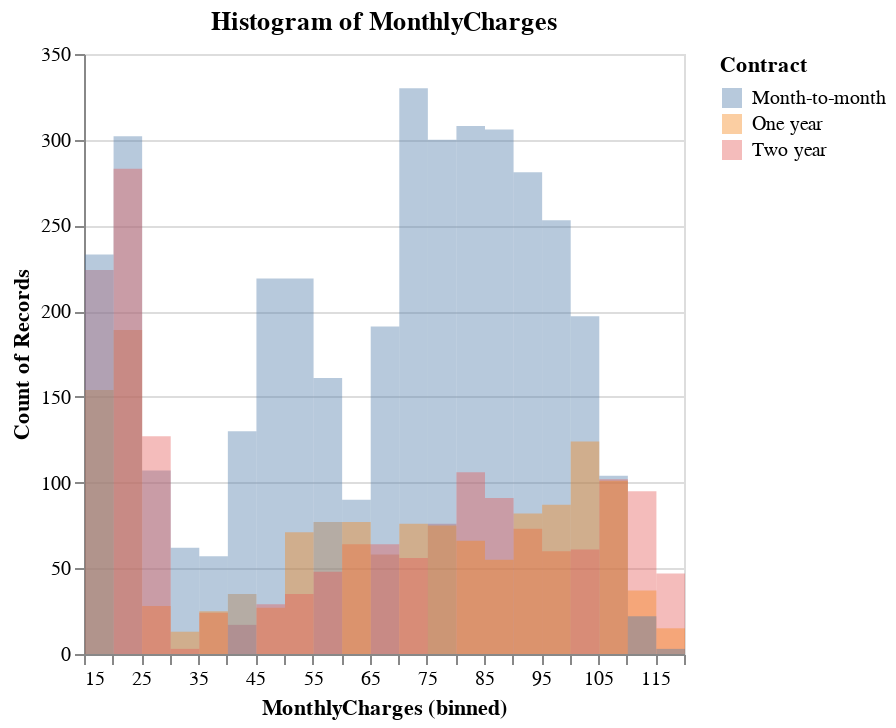

The cell this chart's notebook holds for it:
### Markdown cell above
- Different contract types do show different distributions of tenure.
- The tenure of monthly contract is short; otherwise, it's relatively high in two-year contract.

### Code cell
chart = (
    alt.Chart(df)
    .mark_bar(
        opacity=0.4,
        binSpacing=0,
    )
    .encode(
        alt.X("MonthlyCharges:Q").bin(maxbins=50),
        alt.Y("count()").stack(None),
        alt.Color("Contract:N"),
    )
    .properties(
        title="Histogram of MonthlyCharges",
    )
)

# chart.save(f"imgs/Histogram_of_MonthlyCharges.png", ppi=200)
chart.display()

### Figure 1 — Vega specification as saved in the notebook (floating-point values rounded to 4 significant figures)
{"$schema": "https://vega.github.io/schema/vega/v5.json", "data": [{"name": "source_0", "values": [{"Contract": "Month-to-month", "__count": 107, "bin_maxbins_50_MonthlyCharges": 25.0, "bin_maxbins_50_MonthlyCharges_end": 30.0}, {"Contract": "One year", "__count": 77, "bin_maxbins_50_MonthlyCharges": 55.0, "bin_maxbins_50_MonthlyCharges_end": 60.0}, {"Contract": "Month-to-month", "__count": 219, "bin_maxbins_50_MonthlyCharges": 50.0, "bin_maxbins_50_MonthlyCharges_end": 55.0}, {"Contract": "One year", "__count": 35, "bin_maxbins_50_MonthlyCharges": 40.0, "bin_maxbins_50_MonthlyCharges_end": 45.0}, {"Contract": "Month-to-month", "__count": 330, "bin_maxbins_50_MonthlyCharges": 70.0, "bin_maxbins_50_MonthlyCharges_end": 75.0}, {"Contract": "Month-to-month", "__count": 253, "bin_maxbins_50_MonthlyCharges": 95.0, "bin_maxbins_50_MonthlyCharges_end": 100.0}, {"Contract": "Month-to-month", "__count": 306, "bin_maxbins_50_MonthlyCharges": 85.0, "bin_maxbins_50_MonthlyCharges_end": 90.0}, {"Contract": "Month-to-month", "__count": 197, "bin_maxbins_50_MonthlyCharges": 100.0, "bin_maxbins_50_MonthlyCharges_end": 105.0}, {"Contract": "Month-to-month", "__count": 219, "bin_maxbins_50_MonthlyCharges": 45.0, "bin_maxbins_50_MonthlyCharges_end": 50.0}, {"Contract": "Two year", "__count": 224, "bin_maxbins_50_MonthlyCharges": 15.0, "bin_maxbins_50_MonthlyCharges_end": 20.0}, {"Contract": "One year", "__count": 124, "bin_maxbins_50_MonthlyCharges": 100.0, "bin_maxbins_50_MonthlyCharges_end": 105.0}, {"Contract": "Month-to-month", "__count": 104, "bin_maxbins_50_MonthlyCharges": 105.0, "bin_maxbins_50_MonthlyCharges_end": 110.0}, {"Contract": "Two year", "__count": 95, "bin_maxbins_50_MonthlyCharges": 110.0, "bin_maxbins_50_MonthlyCharges_end": 115.0}, {"Contract": "One year", "__count": 189, "bin_maxbins_50_MonthlyCharges": 20.0, "bin_maxbins_50_MonthlyCharges_end": 25.0}, {"Contract": "Two year", "__count": 102, "bin_maxbins_50_MonthlyCharges": 105.0, "bin_maxbins_50_MonthlyCharges_end": 110.0}, {"Contract": "Month-to-month", "__count": 161, "bin_maxbins_50_MonthlyCharges": 55.0, "bin_maxbins_50_MonthlyCharges_end": 60.0}, {"Contract": "Month-to-month", "__count": 281, "bin_maxbins_50_MonthlyCharges": 90.0, "bin_maxbins_50_MonthlyCharges_end": 95.0}, {"Contract": "Month-to-month", "__count": 57, "bin_maxbins_50_MonthlyCharges": 35.0, "bin_maxbins_50_MonthlyCharges_end": 40.0}, {"Contract": "One year", "__count": 154, "bin_maxbins_50_MonthlyCharges": 15.0, "bin_maxbins_50_MonthlyCharges_end": 20.0}, {"Contract": "Month-to-month", "__count": 302, "bin_maxbins_50_MonthlyCharges": 20.0, "bin_maxbins_50_MonthlyCharges_end": 25.0}, {"Contract": "Two year", "__count": 48, "bin_maxbins_50_MonthlyCharges": 55.0, "bin_maxbins_50_MonthlyCharges_end": 60.0}, {"Contract": "Month-to-month", "__count": 62, "bin_maxbins_50_MonthlyCharges": 30.0, "bin_maxbins_50_MonthlyCharges_end": 35.0}, {"Contract": "Two year", "__count": 73, "bin_maxbins_50_MonthlyCharges": 90.0, "bin_maxbins_50_MonthlyCharges_end": 95.0}, {"Contract": "Month-to-month", "__count": 90, "bin_maxbins_50_MonthlyCharges": 60.0, "bin_maxbins_50_MonthlyCharges_end": 65.0}, {"Contract": "Two year", "__count": 60, "bin_maxbins_50_MonthlyCharges": 95.0, "bin_maxbins_50_MonthlyCharges_end": 100.0}, {"Contract": "One year", "__count": 58, "bin_maxbins_50_MonthlyCharges": 65.0, "bin_maxbins_50_MonthlyCharges_end": 70.0}, {"Contract": "Month-to-month", "__count": 191, "bin_maxbins_50_MonthlyCharges": 65.0, "bin_maxbins_50_MonthlyCharges_end": 70.0}, {"Contract": "One year", "__count": 27, "bin_maxbins_50_MonthlyCharges": 45.0, "bin_maxbins_50_MonthlyCharges_end": 50.0}, {"Contract": "Two year", "__count": 64, "bin_maxbins_50_MonthlyCharges": 65.0, "bin_maxbins_50_MonthlyCharges_end": 70.0}, {"Contract": "Two year", "__count": 76, "bin_maxbins_50_MonthlyCharges": 75.0, "bin_maxbins_50_MonthlyCharges_end": 80.0}, {"Contract": "Month-to-month", "__count": 300, "bin_maxbins_50_MonthlyCharges": 75.0, "bin_maxbins_50_MonthlyCharges_end": 80.0}, {"Contract": "Month-to-month", "__count": 308, "bin_maxbins_50_MonthlyCharges": 80.0, "bin_maxbins_50_MonthlyCharges_end": 85.0}, {"Contract": "Two year", "__count": 64, "bin_maxbins_50_MonthlyCharges": 60.0, "bin_maxbins_50_MonthlyCharges_end": 65.0}, {"Contract": "One year", "__count": 76, "bin_maxbins_50_MonthlyCharges": 70.0, "bin_maxbins_50_MonthlyCharges_end": 75.0}, {"Contract": "One year", "__count": 87, "bin_maxbins_50_MonthlyCharges": 95.0, "bin_maxbins_50_MonthlyCharges_end": 100.0}, {"Contract": "One year", "__count": 101, "bin_maxbins_50_MonthlyCharges": 105.0, "bin_maxbins_50_MonthlyCharges_end": 110.0}, {"Contract": "Two year", "__count": 283, "bin_maxbins_50_MonthlyCharges": 20.0, "bin_maxbins_50_MonthlyCharges_end": 25.0}, {"Contract": "Two year", "__count": 17, "bin_maxbins_50_MonthlyCharges": 40.0, "bin_maxbins_50_MonthlyCharges_end": 45.0}, {"Contract": "One year", "__count": 71, "bin_maxbins_50_MonthlyCharges": 50.0, "bin_maxbins_50_MonthlyCharges_end": 55.0}, {"Contract": "One year", "__count": 75, "bin_maxbins_50_MonthlyCharges": 75.0, "bin_maxbins_50_MonthlyCharges_end": 80.0}, {"Contract": "One year", "__count": 37, "bin_maxbins_50_MonthlyCharges": 110.0, "bin_maxbins_50_MonthlyCharges_end": 115.0}, {"Contract": "One year", "__count": 28, "bin_maxbins_50_MonthlyCharges": 25.0, "bin_maxbins_50_MonthlyCharges_end": 30.0}, {"Contract": "One year", "__count": 77, "bin_maxbins_50_MonthlyCharges": 60.0, "bin_maxbins_50_MonthlyCharges_end": 65.0}, {"Contract": "Two year", "__count": 106, "bin_maxbins_50_MonthlyCharges": 80.0, "bin_maxbins_50_MonthlyCharges_end": 85.0}, {"Contract": "Month-to-month", "__count": 22, "bin_maxbins_50_MonthlyCharges": 110.0, "bin_maxbins_50_MonthlyCharges_end": 115.0}, {"Contract": "Two year", "__count": 61, "bin_maxbins_50_MonthlyCharges": 100.0, "bin_maxbins_50_MonthlyCharges_end": 105.0}, {"Contract": "Month-to-month", "__count": 233, "bin_maxbins_50_MonthlyCharges": 15.0, "bin_maxbins_50_MonthlyCharges_end": 20.0}, {"Contract": "One year", "__count": 13, "bin_maxbins_50_MonthlyCharges": 30.0, "bin_maxbins_50_MonthlyCharges_end": 35.0}, {"Contract": "One year", "__count": 82, "bin_maxbins_50_MonthlyCharges": 90.0, "bin_maxbins_50_MonthlyCharges_end": 95.0}, {"Contract": "Two year", "__count": 35, "bin_maxbins_50_MonthlyCharges": 50.0, "bin_maxbins_50_MonthlyCharges_end": 55.0}, {"Contract": "Two year", "__count": 3, "bin_maxbins_50_MonthlyCharges": 30.0, "bin_maxbins_50_MonthlyCharges_end": 35.0}, {"Contract": "Two year", "__count": 91, "bin_maxbins_50_MonthlyCharges": 85.0, "bin_maxbins_50_MonthlyCharges_end": 90.0}, {"Contract": "Month-to-month", "__count": 130, "bin_maxbins_50_MonthlyCharges": 40.0, "bin_maxbins_50_MonthlyCharges_end": 45.0}, {"Contract": "Two year", "__count": 127, "bin_maxbins_50_MonthlyCharges": 25.0, "bin_maxbins_50_MonthlyCharges_end": 30.0}, {"Contract": "One year", "__count": 66, "bin_maxbins_50_MonthlyCharges": 80.0, "bin_maxbins_50_MonthlyCharges_end": 85.0}, {"Contract": "Two year", "__count": 56, "bin_maxbins_50_MonthlyCharges": 70.0, "bin_maxbins_50_MonthlyCharges_end": 75.0}, {"Contract": "Two year", "__count": 29, "bin_maxbins_50_MonthlyCharges": 45.0, "bin_maxbins_50_MonthlyCharges_end": 50.0}, {"Contract": "Two year", "__count": 47, "bin_maxbins_50_MonthlyCharges": 115.0, "bin_maxbins_50_MonthlyCharges_end": 120.0}, {"Contract": "One year", "__count": 55, "bin_maxbins_50_MonthlyCharges": 85.0, "bin_maxbins_50_MonthlyCharges_end": 90.0}, {"Contract": "Two year", "__count": 24, "bin_maxbins_50_MonthlyCharges": 35.0, "bin_maxbins_50_MonthlyCharges_end": 40.0}, {"Contract": "One year", "__count": 15, "bin_maxbins_50_MonthlyCharges": 115.0, "bin_maxbins_50_MonthlyCharges_end": 120.0}, {"Contract": "One year", "__count": 25, "bin_maxbins_50_MonthlyCharges": 35.0, "bin_maxbins_50_MonthlyCharges_end": 40.0}, {"Contract": "Month-to-month", "__count": 3, "bin_maxbins_50_MonthlyCharges": 115.0, "bin_maxbins_50_MonthlyCharges_end": 120.0}]}, {"name": "source_0_y_domain___count", "values": [{"min": 3, "max": 330}]}, {"name": "source_0_color_domain_Contract", "values": [{"Contract": "Month-to-month"}, {"Contract": "One year"}, {"Contract": "Two year"}]}], "signals": [{"name": "bin_maxbins_50_MonthlyCharges_bins", "value": {"fields": ["MonthlyCharges"], "fname": "bin_MonthlyCharges", "start": 15.0, "step": 5.0, "stop": 120.0}}], "marks": [{"type": "rect", "name": "marks", "from": {"data": "source_0"}, "encode": {"update": {"fill": {"field": "Contract", "scale": "color"}, "y2": {"value": 0, "scale": "y"}, "x2": {"field": "bin_maxbins_50_MonthlyCharges", "scale": "x", "offset": {"signal": "0.5 + (abs(scale(\"x\", datum[\"bin_maxbins_50_MonthlyCharges_end\"]) - scale(\"x\", datum[\"bin_maxbins_50_MonthlyCharges\"])) < 0.25 ? -0.5 * (0.25 - (abs(scale(\"x\", datum[\"bin_maxbins_50_MonthlyCharges_end\"]) - scale(\"x\", datum[\"bin_maxbins_50_MonthlyCharges\"])))) : 0)"}}, "y": {"field": "__count", "scale": "y"}, "x": {"field": "bin_maxbins_50_MonthlyCharges_end", "scale": "x", "offset": {"signal": "0.5 + (abs(scale(\"x\", datum[\"bin_maxbins_50_MonthlyCharges_end\"]) - scale(\"x\", datum[\"bin_maxbins_50_MonthlyCharges\"])) < 0.25 ? 0.5 * (0.25 - (abs(scale(\"x\", datum[\"bin_maxbins_50_MonthlyCharges_end\"]) - scale(\"x\", datum[\"bin_maxbins_50_MonthlyCharges\"])))) : 0)"}}, "opacity": {"value": 0.4}}}, "style": ["bar"]}], "scales": [{"name": "x", "type": "linear", "domain": {"signal": "[bin_maxbins_50_MonthlyCharges_bins.start, bin_maxbins_50_MonthlyCharges_bins.stop]"}, "range": [0, {"signal": "width"}], "bins": {"signal": "bin_maxbins_50_MonthlyCharges_bins"}, "zero": false}, {"name": "y", "type": "linear", "domain": [{"signal": "(data(\"source_0_y_domain___count\")[0] || {}).min"}, {"signal": "(data(\"source_0_y_domain___count\")[0] || {}).max"}], "range": [{"signal": "height"}, 0], "nice": true, "zero": true}, {"name": "color", "type": "ordinal", "domain": {"data": "source_0_color_domain_Contract", "field": "Contract", "sort": true}, "range": "category"}], "axes": [{"scale": "y", "tickCount": {"signal": "ceil(height/40)"}, "minExtent": 0, "zindex": 0, "orient": "left", "domain": false, "ticks": false, "gridScale": "x", "grid": true, "labels": false, "aria": false, "maxExtent": 0}, {"scale": "x", "title": "MonthlyCharges (binned)", "orient": "bottom", "labelFlush": true, "labelOverlap": true, "tickCount": {"signal": "ceil(width/10)"}, "grid": false, "zindex": 0}, {"scale": "y", "orient": "left", "title": "Count of Records", "labelOverlap": true, "grid": false, "tickCount": {"signal": "ceil(height/40)"}, "zindex": 0}], "title": {"text": "Histogram of MonthlyCharges", "frame": "group"}, "background": "white", "height": 300, "legends": [{"fill": "color", "symbolType": "square", "title": "Contract", "encode": {"symbols": {"update": {"opacity": {"value": 0.4}}}}}], "style": "cell", "padding": 5, "width": 300}
